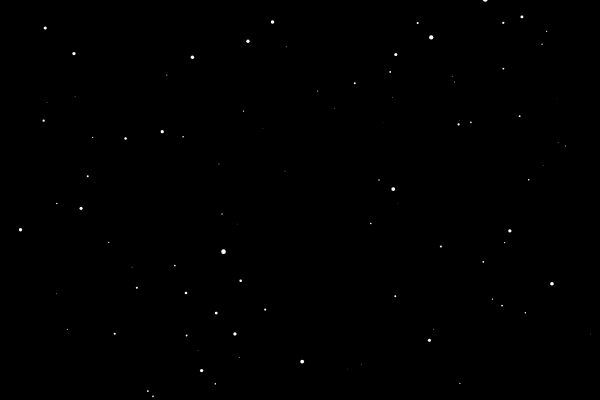
Frame 1 (no input)
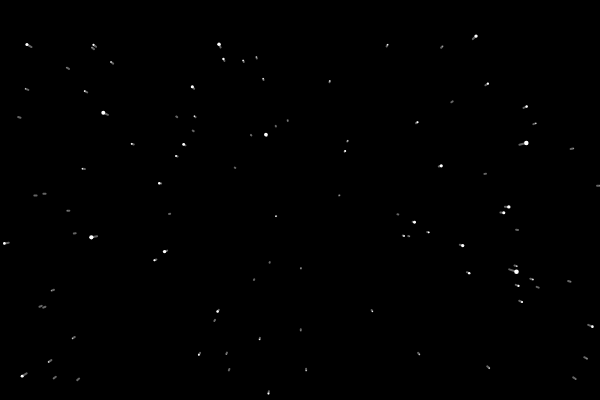
Frame 60 (no input)
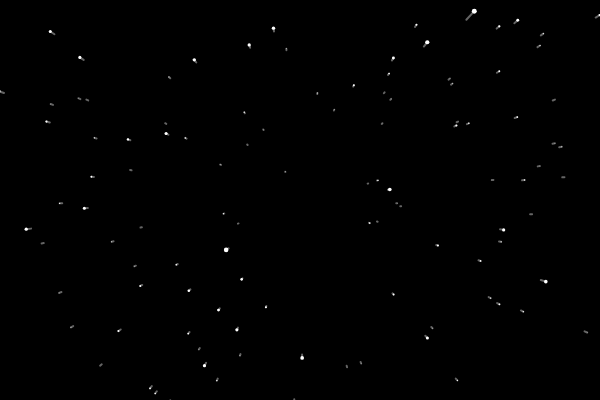
Frame 120 (the mouse pressed at the canvas centre since frame 60)

The p5.js sketch that drew these frames (run headless with seeded random() and noise() and a simulated clock; from frame 60 on, the mouse is pressed at the canvas centre):

// p5.js sketch
// ── sketch.js
var amount = 500;
var velocity = 5;
var stars = new Array();

function mouseClicked() {
  velocity += 5;
  if(velocity > 20) velocity = 5;
}

function setup() {
  createCanvas(600, 400);
  
  for(let i = 0; i < amount; i++)
    stars.push(new Star(random(-width/2, width), random(-height/2, height), 6));
}

function draw() {
  background(0);
  translate(width/2, height/2);
  
  for(let i = 0; i < amount; i++)
    stars[i].render();
  
}

class Star{
  constructor(x, y, maxRadius){
    this.x = 0;
    this.y = 0;
    this.z = random(width);
    
    this.firstX = x;
    this.firstY = y;
    this.maxRadius = maxRadius ? maxRadius : 5;
  }
  
  recalculate(){
    this.lastX = this.x;
    this.lastY = this.y;
    this.z -= velocity;
    
    if(this.z <= 1){
      this.z = width;
      this.lastX = 0;
      this.lastY = 0;
    }
    
    this.x = map(this.firstX / this.z, 0, 1, 0, width);
    this.y = map(this.firstY / this.z, 0, 1, 0, height);
    this.radius = map(this.z, 0, width, this.maxRadius, 0);
  }
  
  render(){
    this.recalculate();
    
    if(this.lastX != 0 && this.lastY != 0){
      strokeWeight(2);
      stroke(255, 100);
      line(this.lastX, this.lastY, this.x, this.y);
    }
    
    noStroke();
    fill(255);
    circle(this.x, this.y, this.radius);
  }
}
